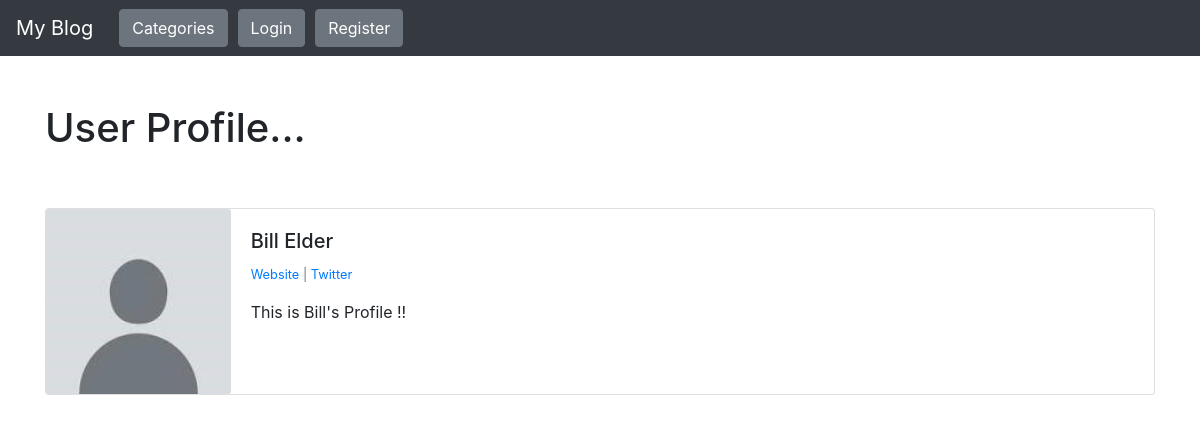
The page /members/3/profile/ on the database its author committed.
### theblog/models.py (models this page shows, shortened)
class Profile(models.Model):
    user = models.OneToOneField(User, null=True, on_delete=models.CASCADE)
    bio = models.TextField()
    profile_pic = models.ImageField(null=True, blank=True, upload_to='images/profile/')
    website_url = models.CharField(max_length=255, null=True, blank=True)
    facebook_url = models.CharField(max_length=255, null=True, blank=True)
    twitter_url = models.CharField(max_length=255, null=True, blank=True)
    instagram_url = models.CharField(max_length=255, null=True, blank=True)
    pinterest_url = models.CharField(max_length=255, null=True, blank=True)

### members/views.py (the view)
# urls.py: path('<int:pk>/profile/', ShowProfilePageView.as_view(), name='show_profile_page'),
class ShowProfilePageView(DetailView):
    model = Profile
    template_name = 'registration/user_profile.html'
    def get_context_data(self, *args, **kwargs):
        context = super(ShowProfilePageView, self).get_context_data(*args, **kwargs)
        page_user = get_object_or_404(Profile, id=self.kwargs['pk'])
        context["page_user"] = page_user
        return context

### members/templates/registration/user_profile.html (shortened to what this page needs)
{% extends 'base.html' %}
{% load static %}
{% block content %}
    <br/><br/>
    <h1>User Profile...</h1>
    <br/><br/>
    <div class="card mb-3">
        <div class="row no-gutters">
            <div class="col-md-2">
                {% if page_user.profile_pic %}
                <img src="{{page_user.profile_pic.url}}" class="card-img">
                {% else %}
                <img src="{% static '/theblog/images/default_profile_pic.jpeg' %}" class="card-img">
                {% endif %}
            </div>
            <div class="col-md-10">
                <div class="card-body">
                    <h5 class="card-title">{{page_user.user.first_name}} {{page_user.user.last_name}}</h5>
                    <p class="small text-muted">
                        {% if page_user.website_url %}
                        <a href="{{page_user.website_url}}">Website</a>
                        {% endif %}
                        {% if page_user.twitter_url %}
                        | <a href="{{page_user.twitter_url}}">Twitter</a>
                        {% endif %}
                    </p>
                    <p class="card-text">{{page_user.bio}}</p>
                </div>
            </div>
        </div>
    </div>
    <br/><br/>
{% endblock %}

### rows shown on the page
Profile: user.first_name "Bill", user.last_name "Elder", bio "This is Bill's Profile !!"
